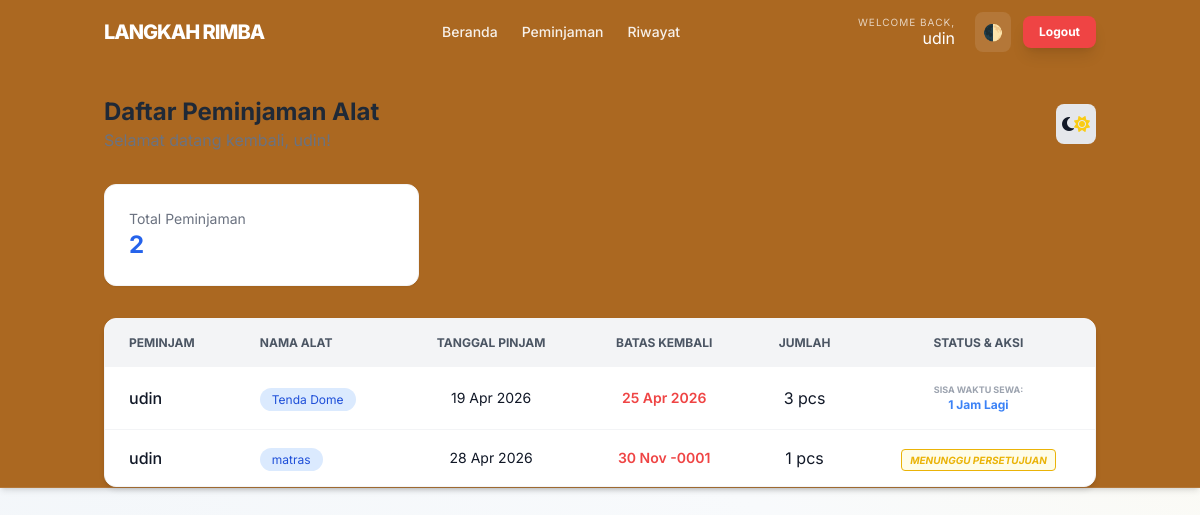
The app's page /view/view_user/daftar_peminjaman.php (signed in), older data.
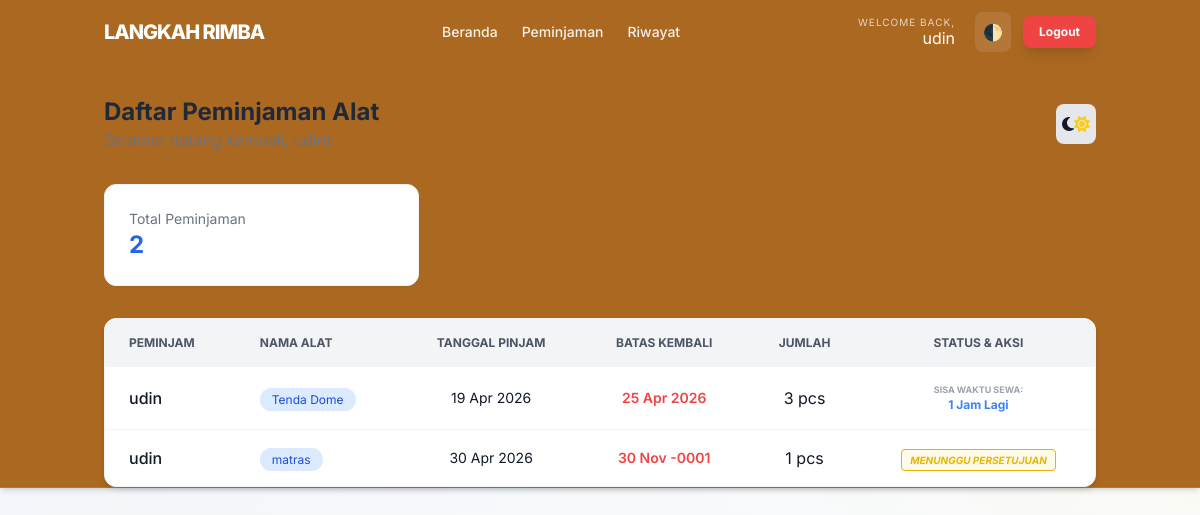
The same page, newer data.
### tables this page shows
CREATE TABLE `peminjaman_alat` (
  `id_user` int(11) NOT NULL,
  `id_alat` int(20) NOT NULL,
  `kode_pinjam` int(10) NOT NULL,
  `nama_peminjam` varchar(200) NOT NULL,
  `tanggal_meminjam` date NOT NULL,
  `batas_pengembalian` date NOT NULL,
  `jumlah` int(20) NOT NULL,
  `status` enum('Menunggu','Disetujui','Ditolak','') NOT NULL
);

CREATE TABLE `peralatan` (
  `id_alat` int(20) NOT NULL,
  `id_kategori` int(11) NOT NULL,
  `nama_alat` varchar(50) NOT NULL,
  `jumlah` int(11) NOT NULL,
  `foto_alat` varchar(255) NOT NULL,
  `harga` varchar(50) DEFAULT NULL
);

### controller/c_peminjaman.php (called while the page is built, shortened)
<?php
include_once __DIR__ . '/../models/m_peminjaman.php';
$peminjaman = new peminjaman();
$id_session = $_SESSION['data']['id_user'] ?? null;
$role_session = $_SESSION['data']['role'] ?? 'user';
try {
    if (isset($_GET['aksi'])) {
        $aksi = $_GET['aksi'];
        if ($aksi == 'peminjaman') {
            $id_user = $id_session;
            $id_alat = $_POST['id_alat'];
            $nama_peminjam = $_POST['nama_peminjam'];
            $tgl_pinjam = $_POST['tgl_pinjam'];
            $tgl_kembali = $_POST['tgl_kembali'];
            $jumlah = $_POST['jumlah'];
            $result = $peminjaman->tambah_data_peminjam($id_user, $id_alat, $nama_peminjam, $tgl_pinjam, $tgl_kembali, $jumlah);
            if ($result) {
                echo "<script>alert('Berhasil!'); window.location='../view/view_user/daftar_peminjaman.php'</script>";
            } else {
                echo "<script>alert('Gagal tambah data!'); history.back();</script>";
            }
            exit;
        }
        if ($aksi == 'update_status') {
    $id = $_GET['id'] ?? null;
    $status_req = $_GET['status'] ?? null;
    if ($id && $status_req) {
        $result = $peminjaman->update_status_peminjaman($id, $status_req);
        if ($result) {
            $redirect_url = '../View/view_petugas/pengembalian.php';
            if (isset($_SESSION['role']) && $_SESSION['role'] == 'admin') {
                $redirect_url = '../View/view_admin/pengembalian.php';
            }
            echo "<script>
                    alert('Data berhasil diproses!');
                    window.location.href = '$redirect_url';
                  </script>";
        } else {
            echo "<script>
                    alert('Gagal memproses data! Periksa relasi database.');
                    history.back();
                  </script>";
        }
    }
    exit;
}
    } else {
        $data_peminjam = ($role_session == 'admin' || $role_session == 'petugas')
                         ? $peminjaman->tampil_data_peminjam()
                         : $peminjaman->tampil_data_peminjam($id_session);
    }
} catch (Exception $e) {
    echo "Error: " . $e->getMessage();
}
?>

### models/m_koneksi.php (called while the page is built, shortened)
<?php
class Koneksi {
    private $host = "localhost",
            $username = "root",
            $pass = "",
            $db = "peminjaman_alat";
    function __construct() {
        $this->koneksi = mysqli_connect(
            $this->host,
            $this->username,
            $this->pass,
            $this->db
        );
    }
}

### models/m_peminjaman.php (called while the page is built, shortened)
<?php
include_once 'm_koneksi.php';
class peminjaman {
    private $conn;
    public function __construct() {
        $db = new koneksi();
        $this->conn = $db->koneksi;
    }
    function tampil_data_peminjam($id_user = null) {
        $sql = "SELECT p.*, a.nama_alat FROM peminjaman_alat p
                INNER JOIN peralatan a ON p.id_alat = a.id_alat";
        if ($id_user !== null) {
            $sql .= " WHERE p.id_user = '$id_user'";
        }
        $query = mysqli_query($this->conn, $sql);
        $result = [];
        while ($data = mysqli_fetch_assoc($query)) {
            $result[] = $data;
        }
        return $result;
    }
}
?>

### view/view_user/daftar_peminjaman.php (the view, shortened to what the changed rows need)
<?php
include_once '../../controller/c_peminjaman.php';
$data_peminjam = $data_peminjam ?? [];
include_once '../template/navbar_adm.php';
?>
<!DOCTYPE html>
<html lang="id">
<head>
  <script src="https://cdn.tailwindcss.com"></script>
  <link rel="stylesheet" href="https://cdnjs.cloudflare.com/ajax/libs/font-awesome/6.4.0/css/all.min.css">
</head>
<body class="bg-gray-50 dark:bg-gray-900 text-gray-900 dark:text-gray-100 transition-colors duration-300">
  <div class="container mx-auto mt-8 px-4">
    <div class="flex flex-col md:flex-row md:items-center justify-between mb-8 gap-4">
      <div>
        <h1 class="text-2xl font-bold text-gray-800 dark:text-white">Daftar Peminjaman Alat</h1>
      </div>
    </div>
    <div class="bg-white dark:bg-gray-800 rounded-xl shadow-md overflow-hidden border border-gray-100 dark:border-gray-700">
      <div class="overflow-x-auto">
        <table class="w-full text-left border-collapse">
          <thead>
            <tr class="bg-gray-100 dark:bg-gray-700 text-gray-600 dark:text-gray-200 uppercase text-xs font-semibold">
              <th class="px-6 py-4">Peminjam</th>
              <th class="px-6 py-4">Nama Alat</th>
              <th class="px-6 py-4 text-center">Tanggal Pinjam</th>
              <th class="px-6 py-4 text-center">Batas Kembali</th>
              <th class="px-6 py-4 text-center">Jumlah</th>
              <th class="px-6 py-4 text-center">Status & Aksi</th>
            </tr>
          </thead>
          <tbody class="divide-y divide-gray-100 dark:divide-gray-700">
            <?php if (!empty($data_peminjam)): ?>
              <?php foreach ($data_peminjam as $row): ?>
                <tr class="hover:bg-gray-50 dark:hover:bg-gray-750 transition-colors">
                  <td class="px-6 py-4 font-medium"><?= htmlspecialchars($row['nama_peminjam']) ?></td>
                  <td class="px-6 py-4">
                    <span class="px-3 py-1 bg-blue-100 text-blue-700 dark:bg-blue-900/30 dark:text-blue-400 rounded-full text-xs">
                      <?= htmlspecialchars($row['nama_alat']) ?>
                    </span>
                  </td>
                  <td class="px-6 py-4 text-sm text-center"><?= date('d M Y', strtotime($row['tanggal_meminjam'])) ?></td>
                  <td class="px-6 py-4 text-sm text-center text-red-500 font-semibold">
                    <?= date('d M Y', strtotime($row['batas_pengembalian'])) ?>
                  </td>
                  <td class="px-6 py-4 text-center"><?= $row['jumlah'] ?> pcs</td>
                  <td class="px-6 py-4 text-center">
                    <?php
                    $status = $row['status'];
                    $batas_kembali = new DateTime($row['batas_pengembalian']);
                    $sekarang = new DateTime();
                    $interval = $sekarang->diff($batas_kembali);
                    $is_expired = $sekarang > $batas_kembali;
                    if ($status == 'Menunggu') : ?>
                        <span class="text-[10px] font-bold uppercase border px-2 py-1 rounded text-yellow-500 border-yellow-500 bg-yellow-50 dark:bg-yellow-900/10 italic">
                            Menunggu Persetujuan
                        </span>
                    <?php elseif ($status == 'Ditolak') : ?>
                        <span class="text-[10px] font-bold uppercase border px-2 py-1 rounded text-red-500 border-red-500 bg-red-50 dark:bg-red-900/10 italic">
                            Ditolak
                        </span>
                    <?php elseif ($status == 'Disetujui' || $status == 'Dipinjam') :
                        if (!$is_expired) :
                            $sisa_hari = $interval->days;
                            $sisa_jam = $interval->h;
                            $tampilan_waktu = ($sisa_hari > 0) ? "$sisa_hari Hari, $sisa_jam Jam" : "$sisa_jam Jam Lagi";
                            ?>
                            <div class="flex flex-col items-center">
                                <span class="text-[9px] text-gray-400 uppercase font-bold">Sisa Waktu Sewa:</span>
                                <span class="text-xs font-bold text-blue-500"><?= $tampilan_waktu ?></span>
                            </div>
                        <?php endif; ?>
                    <?php else : ?>
                        <span class="text-[10px] font-bold uppercase border px-2 py-1 rounded text-gray-500 border-gray-400 bg-gray-50 dark:bg-gray-800">
                            <?= htmlspecialchars($status) ?>
                        </span>
                    <?php endif; ?>
                  </td>
                </tr>
              <?php endforeach; ?>
            <?php else: ?>
              <tr>
                <td colspan="6" class="px-6 py-10 text-center text-gray-500 italic">Belum ada data peminjaman alat.</td>
              </tr>
            <?php endif; ?>
          </tbody>
        </table>
      </div>
    </div>
  </div>
</body>
</html>

Row changes from the older to the newer data that the page shows:
removed peminjaman_alat: nama_peminjam "udin", id_alat.nama_alat "matras", tanggal_meminjam "28 Apr 2026", batas_pengembalian "30 Nov -0001", jumlah "1", status "MENUNGGU PERSETUJUAN"
added peminjaman_alat: nama_peminjam "udin", id_alat.nama_alat "matras", tanggal_meminjam "30 Apr 2026", batas_pengembalian "30 Nov -0001", jumlah "1", status "MENUNGGU PERSETUJUAN"
